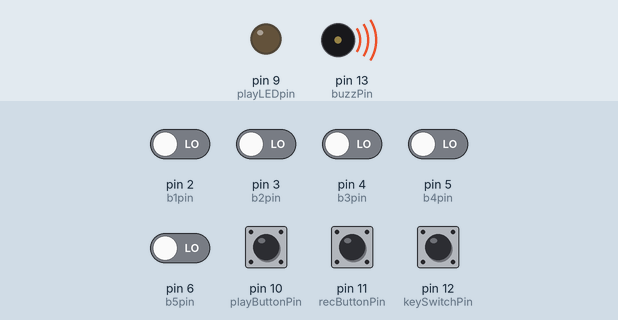
Recording of a sketch running on a simulated Arduino Uno, built with avr-gcc and run on an emulated ATmega328P. Parts: output pins drawn as LEDs (lit = HIGH), buzzer (waves = sounding). The inputs (shaded band) are chosen by the test bench; at power-on: pin 11 (recButtonPin) HIGH, pin 2 (b1pin), pin 3 (b2pin), pin 4 (b3pin), pin 5 (b4pin), pin 6 (b5pin), pin 10 (playButtonPin), pin 12 (keySwitchPin) LOW.

Above: at 0.1 s.
At 2.1 s:
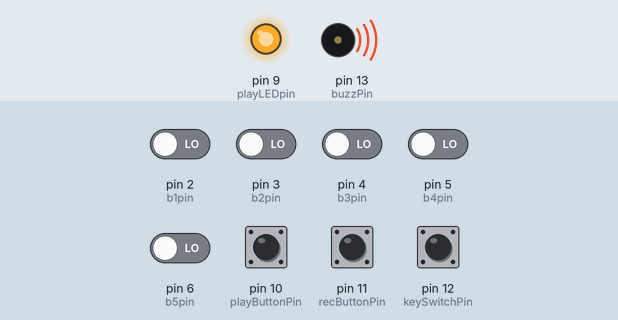
At 9.1 s:
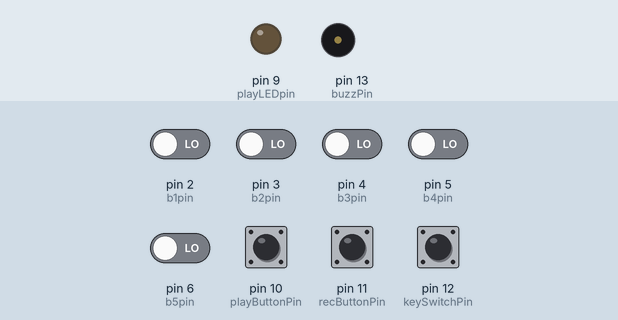
Timing chart, 0 to 10.6 s (numbered marks = the images above):
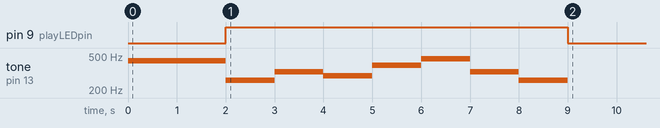

Measured:
- by itself, tone on pin 13 (buzzPin): plays 440 Hz for 2.0 s, 261 Hz for 1.0 s, 327 Hz for 1.0 s, 294 Hz for 1.0 s, 392 Hz for 1.0 s, 463 Hz for 1.0 s … (8 notes in this stretch)

The sketch:

TonePlayback.ino
```cpp
// Button pins 2 - 6
const int b1pin = 2;
const int b2pin = 3;
const int b3pin = 4;
const int b4pin = 5;
const int b5pin = 6;

// Cmaj pentatonic Using Just-tuning ratios (just for fun)
const float CNOTE = 261.63; // 1:1
const float DNOTE = 294.33; // 9:8
const float ENOTE = 327.04; // 5:4
const float GNOTE = 392.44; // 3:2
const float ANOTE = 463.05; // 5:3

// Amin pentatonic using just-tuning ratios
const float AmNOTE = 220;   // 1:1
const float BmNOTE = 247.5; // 9:8
const float CmNOTE = 264;   // 6:5
const float EmNOTE = 330;   // 3:2
const float FmNOTE = 352;   // 8:5

// floating point arrays of the two potential scales
float CScale[5] = {CNOTE, DNOTE, ENOTE, GNOTE, ANOTE};
float AmScale[5] = {AmNOTE, BmNOTE, CmNOTE, EmNOTE, FmNOTE};

// float pointer to switch between the two scales
float* curScale = CScale;

int sampleMel[50] = {0,2,1,3,4,2,0,-1}; // a sample melody for testing
int curBank[50];

// keySwitchPin goes on pin 12
const int keySwitchPin = 12;

// buzzer goes on pin 13
const int buzzPin = 13;

// play button and go on pins 9 and 10
const int playButtonPin = 10;
const int playLEDpin = 9;

const int recButtonPin = 11;

// read the state of each button
int b1State;
int b2State;
int b3State;
int b4State;
int b5State;

// read the sate of the key switch pin
int keySwitchState;

// read the state of the play button
int playState;

// read the state of the rec button
int recState;

bool rec = true; // set to false to only read one val per button press
int recPos = 0;  // records the position in dymArray to write to

void setup() {
  // button pins are for input
  pinMode(b1pin, INPUT);
  pinMode(b2pin, INPUT);
  pinMode(b3pin, INPUT);
  pinMode(b4pin, INPUT);
  pinMode(b5pin, INPUT);
  pinMode(playButtonPin, INPUT);
  pinMode(recButtonPin, INPUT);
  pinMode(playLEDpin, OUTPUT);

  // keySwitchPin is for input
  pinMode(keySwitchPin, INPUT);

  // temporary test to make sure buzzer is working
  tone(buzzPin, 440);
  delay(2000);
  noTone(buzzPin);

  // initialize dynBank to all -1
  for(int i = 0; i < 50; i++){
    curBank[i] = -1;
  }

  play(sampleMel);

}

// play the selected melpdy
void play(int* mel){
  digitalWrite(playLEDpin, HIGH);
  int pos = 0;
  while(mel[pos] != -1 && pos < 50){
    tone(buzzPin, curScale[mel[pos]]);
    delay(1000);
    pos++;
  }
  digitalWrite(playLEDpin, LOW);
}

void loop() {
  // grab the state of the buttons
  b1State = digitalRead(b1pin);
  b2State = digitalRead(b2pin);
  b3State = digitalRead(b3pin);
  b4State = digitalRead(b4pin);
  b5State = digitalRead(b5pin);
  keySwitchState = digitalRead(keySwitchPin);
  recState = digitalRead(recButtonPin);
  playState = digitalRead(playButtonPin);


  if(keySwitchState == HIGH){
      curScale = CScale;
  }
  else{
      curScale = AmScale;
  }

  if(!recState){
    rec = false;
  }

  if(playState){
    play(curBank);
  }

  // if any of the buttons are pressed play corresponding tone
  if(b1State == HIGH){
      tone(buzzPin, curScale[0]);
      if(rec == true && recPos < 50){
        curBank[recPos] = 0;
        rec = false;
        recPos++;
      }
  }
  else if(b2State == HIGH){
      tone(buzzPin, curScale[1]);
      if(rec == true && recPos < 50){
        curBank[recPos] = 1;
        rec = false;
        recPos++;
      }
  }
  else if(b3State == HIGH){
      tone(buzzPin, curScale[2]);
      if(rec == true && recPos < 50){
        curBank[recPos] = 2;
        rec = false;
        recPos++;
      }
  }
  else if(b4State == HIGH){
      tone(buzzPin, curScale[3]);
      if(rec == true && recPos < 50){
        curBank[recPos] = 3;
        rec = false;
        recPos++;
      }
  }
  else if(b5State == HIGH){
      tone(buzzPin, curScale[4]);
      if(rec == true && recPos < 50){
        curBank[recPos] = 4;
        rec = false;
        recPos++;
      }
  }
  // if no button is pressed, play nothing (for stanity)
  else{
      noTone(buzzPin);
      rec = true;
  }
  delay(5);


}
```
